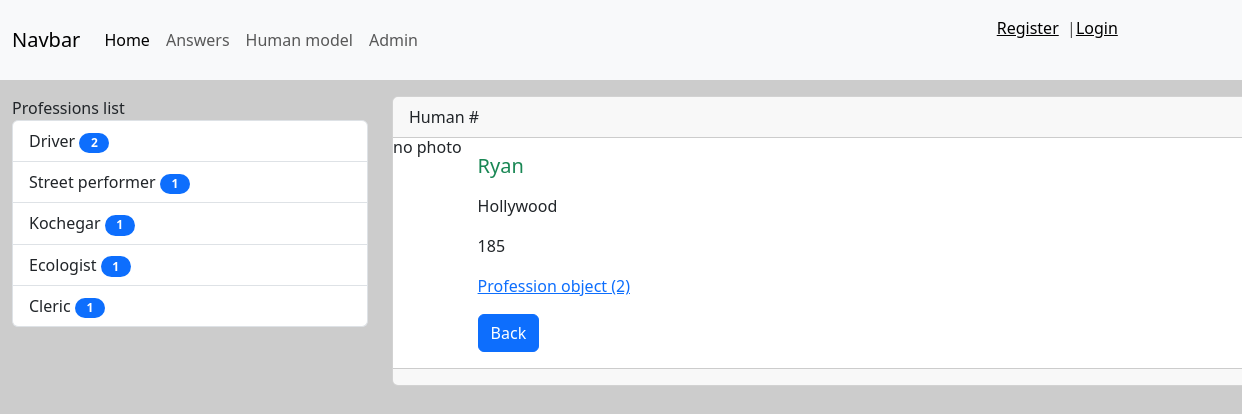
Page /answers/human/2 on the committed database.
### answers/models.py (models this page shows, shortened)
class Profession(models.Model):
    title = models.CharField(max_length=40)
    def get_absolute_url(self):
        return reverse_lazy('Profession', kwargs={'profession_id': self.pk})
    class Meta:
        verbose_name = 'Profession'
        verbose_name_plural = 'Professions'
        ordering = ['title']

class Human(models.Model):
    name = models.CharField(max_length=40)
    height = models.IntegerField(null=True)
    address = models.CharField(max_length=100)
    photo = models.ImageField(upload_to='media/%Y/%m/%d', null=True, blank=True, default='')
    profession = models.ForeignKey('Profession', on_delete=models.PROTECT, null=True, blank=True)
    class Meta:
        verbose_name = 'Human'
        verbose_name_plural = 'Humans'

### answers/views.py (the view)
# urls.py: path('human/<int:pk>', ViewHuman.as_view(), name='View_human'),
class ViewHuman(DetailView):
    model = Human
    context_object_name = 'human_item'
    template_name = 'answers/view_human.html'

### answers/templatetags/professions_tags.py (called while the page is built)
@register.simple_tag(name='get_list_professions')
def getProfessions():
    return Profession.objects.all()

@register.inclusion_tag('answers/list_professions.html')
def showProfessions(arg1='Professions', arg2='list'):
    professions = Profession.objects.annotate(cnt=Count('human')).filter(cnt__gt=0)
    return {
        'professions': professions, 'arg1': arg1, 'arg2': arg2,
    }

### answers/templates/answers/view_human.html (shortened to what this page needs)
{% extends 'base.html' %}
{% block sidebar %}
{% include 'inc/_sidebarHM.html' %}
{% endblock %}
{% block content %}
<div class="card mb-3">
    <div class="card-header">
        Human #{{ item.id }}
    </div>
    <div class="media" style="display:flex">
        <div class="media-photo">
            {% if item.photo %}
            <img src="{{ item.photo.url }}" alt="Photo" class="mr-3" width="350">
            {% else %}
            <h6>no photo</h6>
            {% endif %}
        </div>
        <div class="media-body">
            <div class="card-body">
                <h5 class="card-title {% cycle 'text-success' 'text-danger' 'text-info' %}">{{ human_item.name }}</h5>
                {% autoescape off %}
                <p class="card-text">{{ human_item.address|truncatewords:60|linebreaks }}</p>
                <p class="card-text">{{ human_item.height|truncatewords:60|linebreaks }}</p>
                <p class="card-text"><a href="{{ human_item.profession.get_absolute_url }}">{{ human_item.profession }}</a></p>
                {% endautoescape%}
                <a href="javascript:window.history.back()" class="btn btn-primary">Back</a>
            </div>
        </div>
    </div>
    <div class="card-footer text-body-secondary">
    </div>
</div>
{% endblock %}

### answers/templates/answers/list_professions.html
{% load professions_tags  %}
<div class="list-group">
    {{ arg1 }} {{ arg2 }}
    {% for prof in professions %}
    <a href="{{ prof.get_absolute_url }}" class="list-group-item list-group-item-action">{{ prof.title }}
        <span class="badge bg-primary rounded-pill">{{ prof.cnt }}</span></a>
    {% endfor %}
</div>

### djangoSnrg/static/css/style.css (style rules this page uses)
body { background-color: #ccc; }
.card { width: 70vw; }
.badge { width: 30px; color: white; }

### rows in the picture
Profession: title "Driver", cnt "2"
Profession: title "Street performer", cnt "1"
Profession: title "Kochegar", cnt "1"
Profession: title "Ecologist", cnt "1"
Profession: title "Cleric", cnt "1"
Human: name "Ryan", address "Hollywood", height "185", profession "Profession object (2)"

### other values in the picture
{{ arg1 }} "Professions"
{{ arg2 }} "list"
